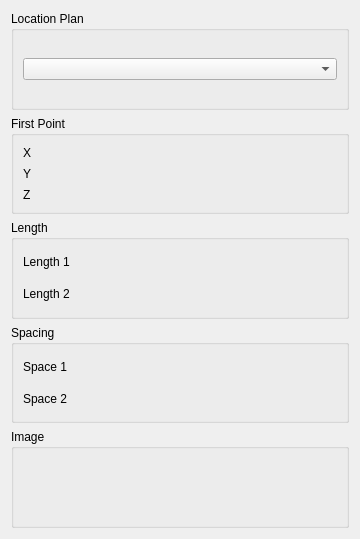
<?xml version="1.0" encoding="UTF-8"?>
<ui version="4.0">
 <class>WindLabGui::DlgGridPoints</class>
 <widget class="QWidget" name="WindLabGui::DlgGridPoints">
  <property name="geometry">
   <rect>
    <x>0</x>
    <y>0</y>
    <width>360</width>
    <height>539</height>
   </rect>
  </property>
  <property name="windowTitle">
   <string>Feature Parameters</string>
  </property>
  <property name="sizeGripEnabled" stdset="0">
   <bool>true</bool>
  </property>
  <layout class="QGridLayout" name="gridLayout">
   <item row="2" column="0">
    <widget class="QGroupBox" name="GroupBox5_3">
     <property name="title">
      <string>Length</string>
     </property>
     <layout class="QGridLayout" name="_3">
      <property name="leftMargin">
       <number>9</number>
      </property>
      <property name="topMargin">
       <number>9</number>
      </property>
      <property name="rightMargin">
       <number>9</number>
      </property>
      <property name="bottomMargin">
       <number>9</number>
      </property>
      <property name="spacing">
       <number>6</number>
      </property>
      <item row="2" column="0">
       <layout class="QHBoxLayout" name="horizontalLayout_3" stretch="0,0">
        <item>
         <widget class="QLabel" name="label_3">
          <property name="text">
           <string>Length 2</string>
          </property>
         </widget>
        </item>
        <item>
         <widget class="Gui::QuantitySpinBox" name="doubleSpinBox_Length2" native="true">
          <property name="keyboardTracking" stdset="0">
           <bool>false</bool>
          </property>
          <property name="value" stdset="0">
           <double>0.000000000000000</double>
          </property>
         </widget>
        </item>
       </layout>
      </item>
      <item row="1" column="0">
       <layout class="QHBoxLayout" name="horizontalLayout" stretch="0,0">
        <item>
         <widget class="QLabel" name="label">
          <property name="text">
           <string>Length 1</string>
          </property>
         </widget>
        </item>
        <item>
         <widget class="Gui::QuantitySpinBox" name="doubleSpinBox_Length1" native="true">
          <property name="keyboardTracking" stdset="0">
           <bool>false</bool>
          </property>
          <property name="value" stdset="0">
           <double>0.000000000000000</double>
          </property>
         </widget>
        </item>
       </layout>
      </item>
     </layout>
    </widget>
   </item>
   <item row="4" column="0">
    <widget class="QGroupBox" name="GroupBox5_4">
     <property name="title">
      <string>Spacing</string>
     </property>
     <layout class="QGridLayout" name="_5">
      <property name="leftMargin">
       <number>9</number>
      </property>
      <property name="topMargin">
       <number>9</number>
      </property>
      <property name="rightMargin">
       <number>9</number>
      </property>
      <property name="bottomMargin">
       <number>9</number>
      </property>
      <property name="spacing">
       <number>6</number>
      </property>
      <item row="1" column="0">
       <layout class="QHBoxLayout" name="horizontalLayout_6" stretch="0,0">
        <item>
         <widget class="QLabel" name="label_6">
          <property name="text">
           <string>Space 1</string>
          </property>
         </widget>
        </item>
        <item>
         <widget class="Gui::QuantitySpinBox" name="doubleSpinBox_Spacing1" native="true">
          <property name="keyboardTracking" stdset="0">
           <bool>false</bool>
          </property>
          <property name="value" stdset="0">
           <double>5000.000000000000000</double>
          </property>
         </widget>
        </item>
       </layout>
      </item>
      <item row="2" column="0">
       <layout class="QHBoxLayout" name="horizontalLayout_8" stretch="0,0">
        <item>
         <widget class="QLabel" name="label_7">
          <property name="text">
           <string>Space 2</string>
          </property>
         </widget>
        </item>
        <item>
         <widget class="Gui::QuantitySpinBox" name="doubleSpinBox_Spacing2" native="true">
          <property name="keyboardTracking" stdset="0">
           <bool>false</bool>
          </property>
          <property name="value" stdset="0">
           <double>5000.000000000000000</double>
          </property>
         </widget>
        </item>
       </layout>
      </item>
     </layout>
    </widget>
   </item>
   <item row="0" column="0">
    <widget class="QGroupBox" name="GroupBox5_6">
     <property name="title">
      <string>Location Plan</string>
     </property>
     <layout class="QGridLayout" name="_4">
      <property name="leftMargin">
       <number>9</number>
      </property>
      <property name="topMargin">
       <number>9</number>
      </property>
      <property name="rightMargin">
       <number>9</number>
      </property>
      <property name="bottomMargin">
       <number>9</number>
      </property>
      <property name="spacing">
       <number>6</number>
      </property>
      <item row="1" column="0">
       <layout class="QHBoxLayout" name="horizontalLayout_7" stretch="0">
        <item>
         <widget class="QComboBox" name="comboBox"/>
        </item>
       </layout>
      </item>
     </layout>
    </widget>
   </item>
   <item row="5" column="0">
    <widget class="QGroupBox" name="GroupBox5_5">
     <property name="title">
      <string>Image</string>
     </property>
     <layout class="QGridLayout" name="_6">
      <property name="leftMargin">
       <number>9</number>
      </property>
      <property name="topMargin">
       <number>9</number>
      </property>
      <property name="rightMargin">
       <number>9</number>
      </property>
      <property name="bottomMargin">
       <number>9</number>
      </property>
      <property name="spacing">
       <number>6</number>
      </property>
      <item row="1" column="0">
       <layout class="QHBoxLayout" name="horizontalLayout_9" stretch="0">
        <item>
         <widget class="QLabel" name="label_Image">
          <property name="text">
           <string/>
          </property>
         </widget>
        </item>
       </layout>
      </item>
     </layout>
    </widget>
   </item>
   <item row="1" column="0">
    <widget class="QGroupBox" name="GroupBox5_7">
     <property name="title">
      <string>First Point</string>
     </property>
     <layout class="QGridLayout" name="_7">
      <property name="leftMargin">
       <number>9</number>
      </property>
      <property name="topMargin">
       <number>9</number>
      </property>
      <property name="rightMargin">
       <number>9</number>
      </property>
      <property name="bottomMargin">
       <number>9</number>
      </property>
      <property name="spacing">
       <number>6</number>
      </property>
      <item row="1" column="0">
       <layout class="QHBoxLayout" name="horizontalLayout_10" stretch="0,0">
        <item>
         <widget class="QLabel" name="label_8">
          <property name="text">
           <string>X</string>
          </property>
         </widget>
        </item>
        <item>
         <widget class="Gui::QuantitySpinBox" name="doubleSpinBox_X" native="true">
          <property name="keyboardTracking" stdset="0">
           <bool>false</bool>
          </property>
          <property name="value" stdset="0">
           <double>5000.000000000000000</double>
          </property>
         </widget>
        </item>
       </layout>
      </item>
      <item row="2" column="0">
       <layout class="QHBoxLayout" name="horizontalLayout_11" stretch="0,0">
        <item>
         <widget class="QLabel" name="label_9">
          <property name="text">
           <string>Y</string>
          </property>
         </widget>
        </item>
        <item>
         <widget class="Gui::QuantitySpinBox" name="doubleSpinBox_Y" native="true">
          <property name="keyboardTracking" stdset="0">
           <bool>false</bool>
          </property>
          <property name="value" stdset="0">
           <double>5000.000000000000000</double>
          </property>
         </widget>
        </item>
       </layout>
      </item>
      <item row="3" column="0">
       <layout class="QHBoxLayout" name="horizontalLayout_12" stretch="0,0">
        <item>
         <widget class="QLabel" name="label_10">
          <property name="text">
           <string>Z</string>
          </property>
         </widget>
        </item>
        <item>
         <widget class="Gui::QuantitySpinBox" name="doubleSpinBox_Z" native="true">
          <property name="keyboardTracking" stdset="0">
           <bool>false</bool>
          </property>
          <property name="value" stdset="0">
           <double>5000.000000000000000</double>
          </property>
         </widget>
        </item>
       </layout>
      </item>
     </layout>
    </widget>
   </item>
  </layout>
 </widget>
 <customwidgets>
  <customwidget>
   <class>Gui::QuantitySpinBox</class>
   <extends>QWidget</extends>
   <header>Gui/QuantitySpinBox.h</header>
  </customwidget>
 </customwidgets>
 <tabstops>
  <tabstop>comboBox</tabstop>
 </tabstops>
 <resources/>
 <connections/>
</ui>
